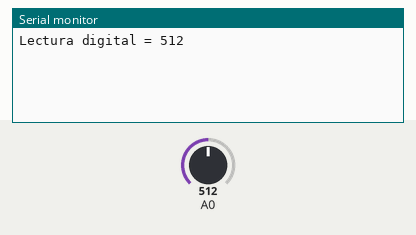
This sketch was run on a simulated Arduino Uno, built with avr-gcc and run on an emulated ATmega328P. Shown: the last lines printed to the serial monitor. Inputs (shaded band) come from the test bench; at power-on: A0 = 512.

Above: at 3.8 s.
3.9 s: A0 set to 716
At 4.9 s:
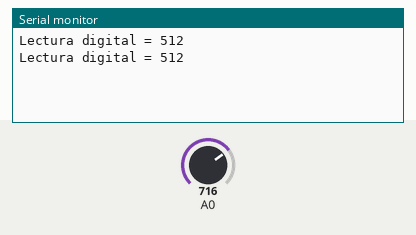
6.7 s: A0 set to 900
At 9.2 s:
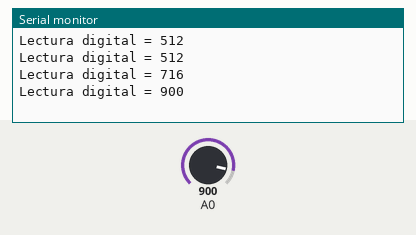
Timing chart, 0 to 10.7 s (numbered marks = the images above; inputs shaded):
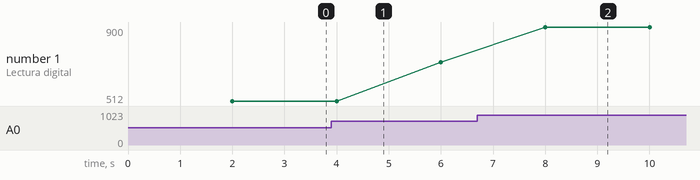

Measured:
- after the input at 6.7 s, the serial monitor: prints a new line after 1.3 s (image 2)
- plotted number 1: 512 → 716 after the input at 3.9 s, 716 → 900 after the input at 6.7 s

The sketch:

medidorSalinidad.ino
```cpp
#define power_pin 5

void setup() {
  pinMode (power_pin, OUTPUT);
  Serial.begin(9600);

}

void loop() {
  int16_t adc0;

  digitalWrite (power_pin, HIGH);
  delay(1000);

  adc0 = analogRead(A0);
  digitalWrite(power_pin, LOW);
  delay(1000);

  Serial.print("Lectura digital = ");
  Serial.print(adc0, DEC);
  Serial.print('\n');

}
```
